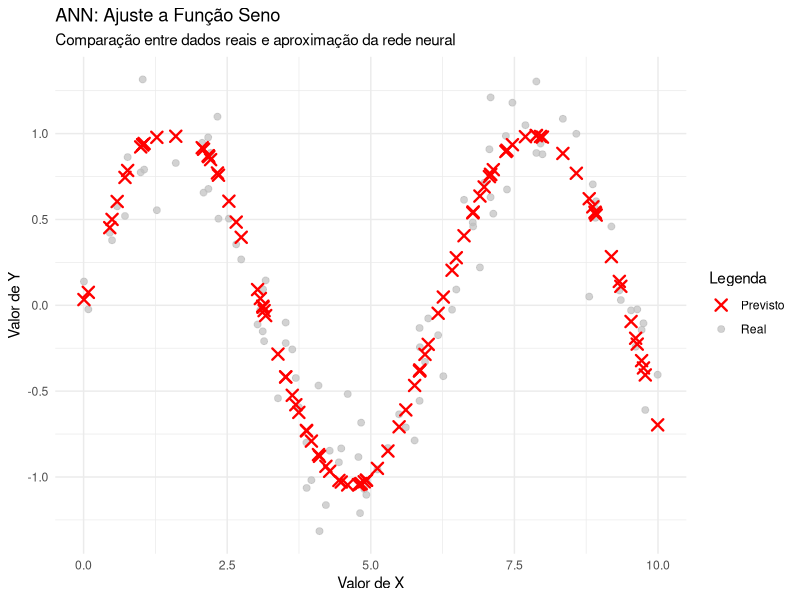

Generate this figure with R:
## ---- chunk 1
#| message: false
#| warning: false
#| include: false
# Pacotes utilizados nos chunks
pkgs <- c("nnet", "randomForest", "caret", "rpart", "rpart.plot", "SuperLearner", 
          "FNN", "glmnet", "e1071", "xgboost", "recipes", "isotree", "keras", 
          "mlr3tuning", "ReinforcementLearning")
suppressPackageStartupMessages(lapply(pkgs, \(p) if (!requireNamespace(p, quietly = TRUE)) install.packages(p)))
## ---- chunk 2
library(tidyverse)
library(nnet)
set.seed(123)
# 1. Geração de Dados NÃO-LINEARES: Redes neurais brilham onde a linearidade falha. 
# Vamos criar uma função seno com ruído.
N <- 500
x <- runif(N, 0, 10) # Valores entre 0 e 10
y <- sin(x) + rnorm(N, sd = 0.2) # Seno + ruído
dados <- data.frame(x = x, y = y)

# 2. Separação Treino/Teste (Boas práticas)
indices <- sample(1:N, size = 0.8 * N)
treino <- dados[indices, ]
teste  <- dados[-indices, ]

# 3. Ajuste do Modelo (Regressão)
# size: neurônios na camada oculta
# linout = TRUE: essencial para regressão (saída linear, não sigmoide)
modelo_ann <- nnet(y ~ x, 
                   data = treino, 
                   size = 10, 
                   linout = TRUE, 
                   decay = 0.001, 
                   maxit = 1000, 
                   trace = FALSE) # trace=FALSE limpa o console

# 4. Avaliação
previsoes <- predict(modelo_ann, teste)

# Cálculo do Erro Quadrático Médio (MSE)
mse <- mean((teste$y - previsoes)^2)

cat("Erro Quadrático Médio (MSE) no teste:", round(mse, 4), "\n")

# Visualização 
# 1. Preparação: Adicionar as previsões ao data frame de teste
dados_plot <- teste %>%
  mutate(predito = previsoes)

# 2. Visualização
ggplot(dados_plot, aes(x = x)) +
  # Camada dos dados REAIS
  # Note que definimos color="Real" DENTRO do aes() para criar a legenda
  geom_point(aes(y = y, color = "Real", shape = "Real"), 
             size = 2, alpha = 0.7) +
  # Camada dos dados PREVISTOS
  geom_point(aes(y = predito, color = "Previsto", shape = "Previsto"), 
             size = 3, stroke = 1.2) +
  # Personalização manual para imitar o estilo do R Base (cinza/vermelho e círculo/x)
  scale_color_manual(name = "Legenda", 
                     values = c("Real" = "gray", "Previsto" = "red")) +
  scale_shape_manual(name = "Legenda", 
                     values = c("Real" = 19, "Previsto" = 4)) +
  # Títulos e Tema
  labs(title = "ANN: Ajuste a Função Seno",
       subtitle = "Comparação entre dados reais e aproximação da rede neural",
       y = "Valor de Y",
       x = "Valor de X") +
  theme_minimal()
